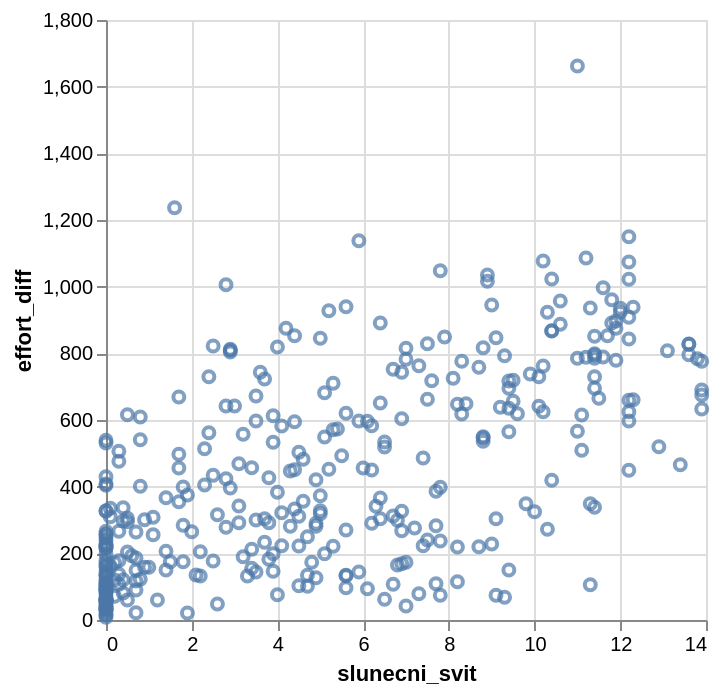

The code cell stored with this chart in its notebook:
### Code cell
alt.Chart(
    dfp
).mark_point(
).encode(
    alt.X('slunecni_svit:Q'),
    alt.Y('effort_diff:Q')
)

### Figure 1 — Vega-Lite specification as saved in the notebook (floating-point values rounded to 4 significant figures; data arrays with more than 128 entries replaced by an {"elided": "..."} marker saying what was removed)
{"config": {"view": {"continuousWidth": 300, "continuousHeight": 300}}, "data": {"name": "data-0d7669125b4c54dcf90fb57666b9612c"}, "mark": {"type": "point"}, "encoding": {"x": {"field": "slunecni_svit", "type": "quantitative"}, "y": {"field": "effort_diff", "type": "quantitative"}}, "$schema": "https://vega.github.io/schema/vega-lite/v6.1.0.json", "datasets": {"data-0d7669125b4c54dcf90fb57666b9612c": {"elided": "353 records"}}}
